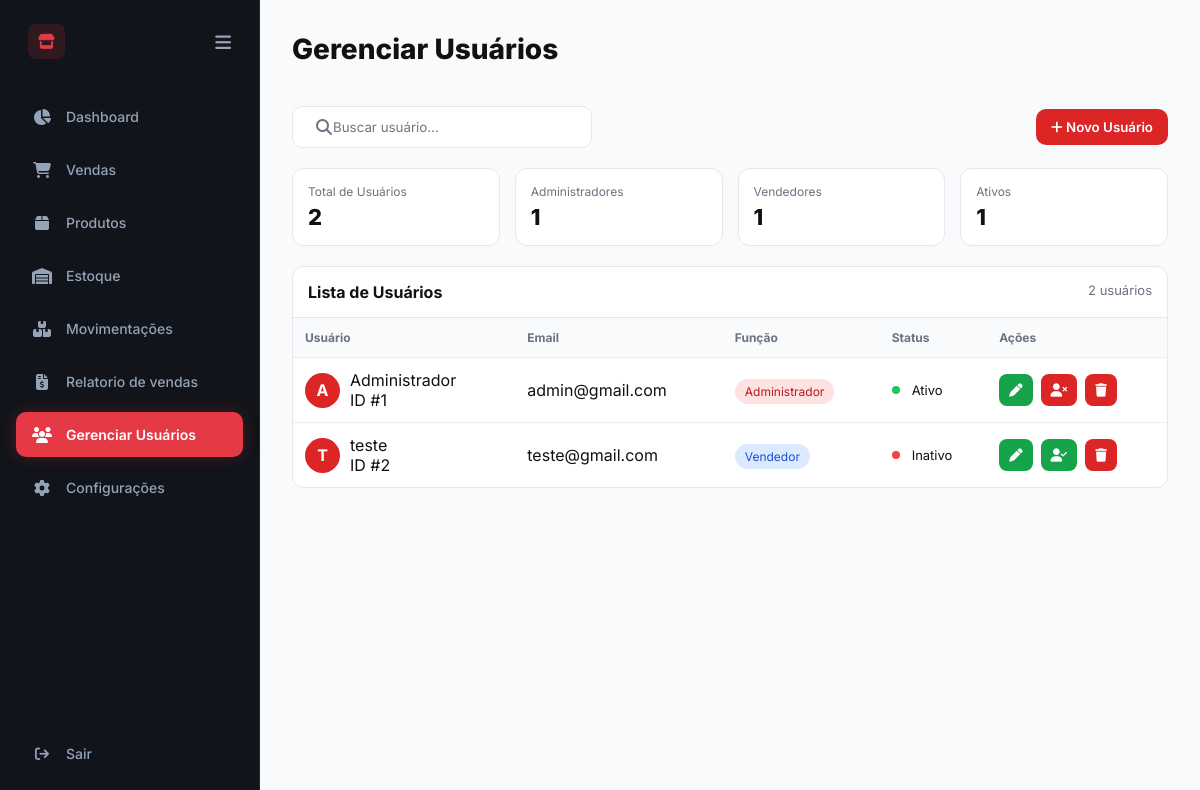
The app's page /usuarios/ (signed in), older data.
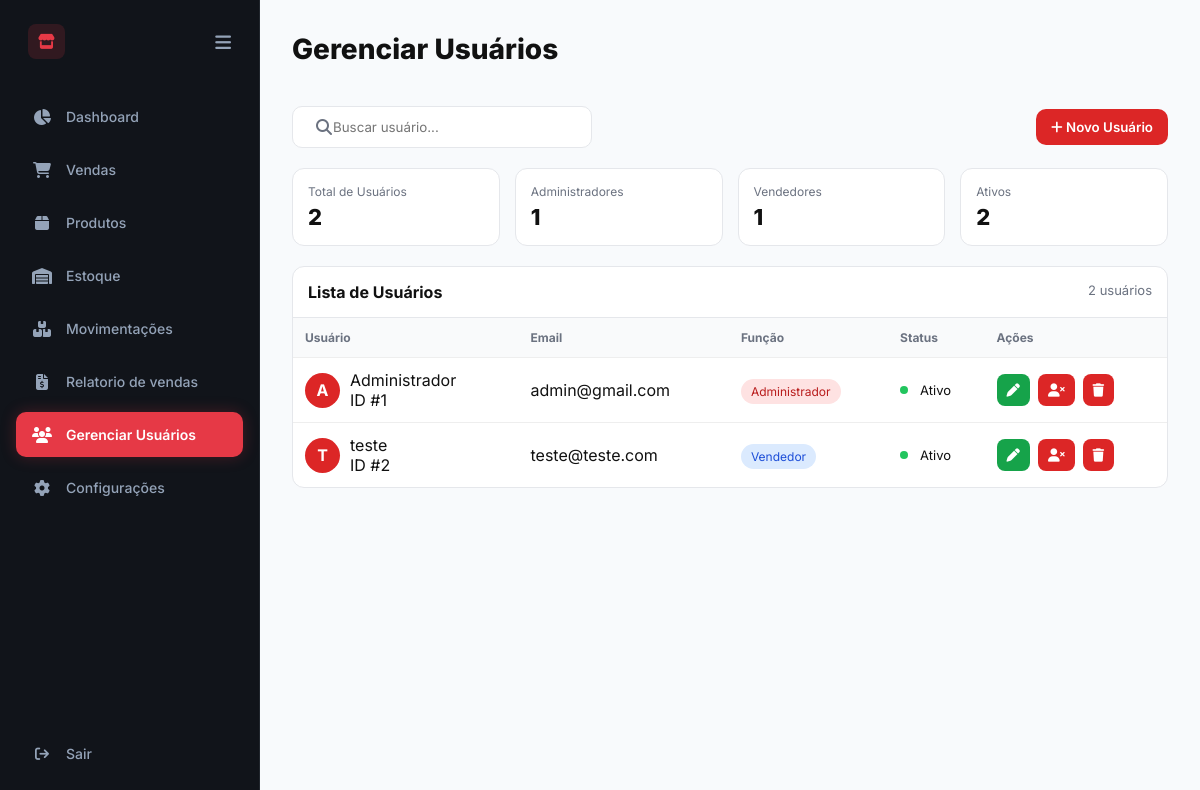
The same page, newer data.
### app/models/usuarios.py (models this page shows)
class Usuario(Base):
    __tablename__ = "usuarios"
    id = Column(Integer, primary_key=True, index=True)
    nome = Column(String, nullable=False)
    email = Column(String, unique=True, nullable=False)
    senha = Column(String, nullable=False)
    role = Column(String, default="vendedor")
    ativo = Column(Boolean, default=True)

### app/routes/usuarios.py (the view)
@router.get("/", response_class=HTMLResponse)
def pagina_usuarios(
    request: Request,
    db: Session = Depends(get_db),
    current_user=Depends(get_current_user)
):
    if current_user.role != "admin":
        return RedirectResponse(
            url="/dashboard?erro=acesso_negado",
            status_code=303
        )
    usuarios = db.query(Usuario).all()
    total_usuarios = len(usuarios)
    total_admins = len([
        u for u in usuarios
        if u.role == "admin"
    ])
    total_vendedores = len([
        u for u in usuarios
        if u.role == "vendedor"
    ])
    total_ativos = len([
        u for u in usuarios
        if u.ativo
    ])
    return templates.TemplateResponse(
        "usuarios.html",
        {
            "request": request,
            "usuarios": usuarios,
            "total_usuarios": total_usuarios,
            "total_admins": total_admins,
            "total_vendedores": total_vendedores,
            "total_ativos": total_ativos
        }
    )

### app/templates/usuarios.html (shortened to what this page needs)
<!DOCTYPE html>
<html lang="pt-BR">
<head>
<link rel="stylesheet" href="/static/css/usuarios.css">
<link rel="stylesheet" href="https://cdnjs.cloudflare.com/ajax/libs/font-awesome/6.4.0/css/all.min.css">
<link rel="stylesheet"
href="https://cdnjs.cloudflare.com/ajax/libs/font-awesome/6.4.0/css/all.min.css">
</head>
<body>
<aside class="sidebar" id="sidebar">
    <div>
        <div class="sidebar-brand">
            <div style="display: flex; align-items: center; gap: 12px;">
                <i class="fa-solid fa-store"></i>
            </div>
            <i class="fa-solid fa-bars toggle-btn" onclick="toggleSidebar()"></i>
        </div>
        <ul class="menu-list">
            <li class="menu-item">
                <a href="/dashboard">
                    <i class="fa-solid fa-chart-pie"></i>
                    <span>Dashboard</span>
                </a>
            </li>
            <li class="menu-item">
                <a href="/vendas">
                    <i class="fa-solid fa-cart-shopping"></i>
                    <span>Vendas</span>
                </a>
            </li>
            <li class="menu-item">
                <a href="/produtos">
                    <i class="fa-solid fa-box"></i>
                    <span>Produtos</span>
                </a>
            </li>
            <li class="menu-item">
                <a href="/estoque">
                    <i class="fa-solid fa-warehouse"></i>
                    <span>Estoque</span>
                </a>
            </li>
            <li class="menu-item">
                <a href="/movimentacoes">
                    <i class="fa-solid fa-boxes-stacked"></i>
                    <span>Movimentações</span>
                </a>
            </li>
            <li class="menu-item">
                <a href="/relatorio">
                    <i class="fa-solid fa-file-invoice-dollar"></i>
                    <span>Relatorio de vendas</span>
                </a>
            </li>
            <li class="menu-item active">
                <a href="/usuarios">
                    <i class="fa-solid fa-users"></i>
                    <span>Gerenciar Usuários</span>
                </a>
            </li>
            <li class="menu-item">
                <a href="/configuracoes">
                    <i class="fa-solid fa-gear"></i>
                    <span>Configurações</span>
                </a>
            </li>
        </ul>
    </div>
    <div class="sidebar-footer">
        <a href="/auth/logout">
            <i class="fa-solid fa-arrow-right-from-bracket"></i>
            <span>Sair</span>
        </a>
    </div>
</aside>
<main class="main-content">
<div class="container">
<div class="topbar">
<h1 class="title">Gerenciar Usuários</h1>
</div>
<div class="controls-bar">
<div class="search-box">
    <input
        type="text"
        id="searchInput"
        placeholder="Buscar usuário..."
        onkeyup="filtrarUsuarios()"
    />
</div>
<button class="new-user-btn" onclick="abrirModalCriar()">
<i class="fa-solid fa-plus"></i>
Novo Usuário
</button>
</div>
<div class="stats-grid">
<div class="stat-card">
<div class="stat-title">Total de Usuários</div>
<div class="stat-value">{{ usuarios|length }}</div>
</div>
<div class="stat-card">
<div class="stat-title">Administradores</div>
<div class="stat-value">{{ total_admins }}</div>
</div>
<div class="stat-card">
<div class="stat-title">Vendedores</div>
<div class="stat-value">{{ total_vendedores }}</div>
</div>
<div class="stat-card">
<div class="stat-title">Ativos</div>
<div class="stat-value">{{ total_ativos }}</div>
</div>
</div>
<div class="table-card">
<div class="table-header">
<div class="table-title">Lista de Usuários</div>
<div class="table-badge">{{ usuarios|length }} usuários</div>
</div>
<table>
<thead>
<tr>
<th>Usuário</th>
<th>Email</th>
<th>Função</th>
<th>Status</th>
<th>Ações</th>
</tr>
</thead>
<tbody>
{% for usuario in usuarios %}
<tr>
<td>
<div class="user-info">
<div class="avatar">
{{ usuario.nome[:1].upper() }}
</div>
<div>
<div class="user-name">{{ usuario.nome }}</div>
<div class="user-id">ID #{{ usuario.id }}</div>
</div>
</div>
</td>
<td>{{ usuario.email }}</td>
<td>
{% if usuario.role == "admin" %}
<span class="role admin">Administrador</span>
{% else %}
<span class="role vendedor">Vendedor</span>
{% endif %}
</td>
<td>
{% if usuario.ativo %}
<span class="status"><span class="status-dot active-dot"></span>Ativo</span>
{% else %}
<span class="status"><span class="status-dot inactive-dot"></span>Inativo</span>
{% endif %}
</td>
<td>
<div class="actions">
<button class="action-btn btn-enable"
onclick="abrirModalEditar('{{ usuario.id }}','{{ usuario.nome }}','{{ usuario.email }}','{{ usuario.role }}')">
<i class="fa-solid fa-pen"></i>
</button>
{% if usuario.ativo %}
<form action="/usuarios/desativar/{{ usuario.id }}" method="POST">
<button type="submit" class="action-btn btn-disable">
<i class="fa-solid fa-user-xmark"></i>
</button>
</form>
{% else %}
<form action="/usuarios/ativar/{{ usuario.id }}" method="POST">
<button type="submit" class="action-btn btn-enable">
<i class="fa-solid fa-user-check"></i>
</button>
</form>
{% endif %}
<form action="/usuarios/excluir/{{ usuario.id }}"
method="POST"
onsubmit="abrirConfirmacao(event, this)">
<button type="submit" class="action-btn btn-disable">
<i class="fa-solid fa-trash"></i>
</button>
</form>
</div>
</td>
</tr>
{% endfor %}
</tbody>
</table>
</div>
</div>
</main>
</body>
</html>

Row changes from the older to the newer data that the page shows:
changed Usuario "teste": email "teste@gmail.com" → "teste@teste.com"; ativo "Inativo" → "Ativo"
Text that changed along with them:
{{ total_ativos }}: "1" → "2"
